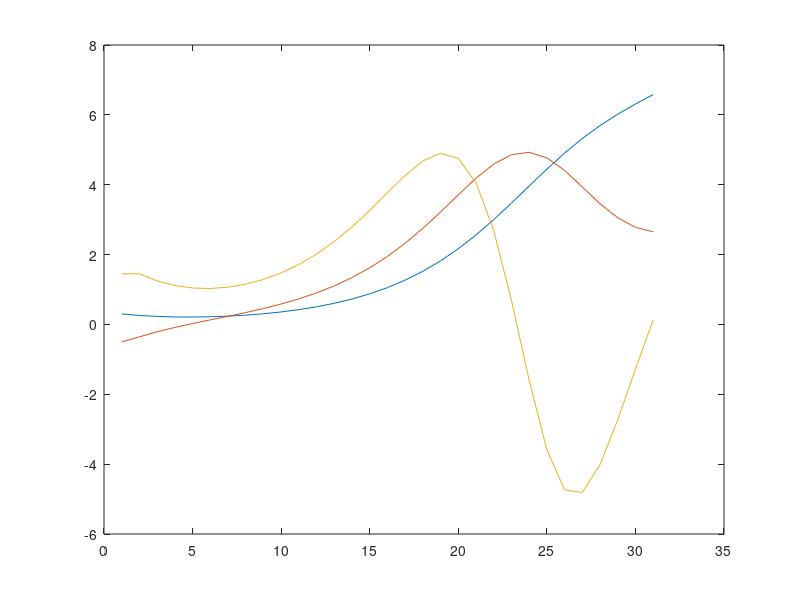
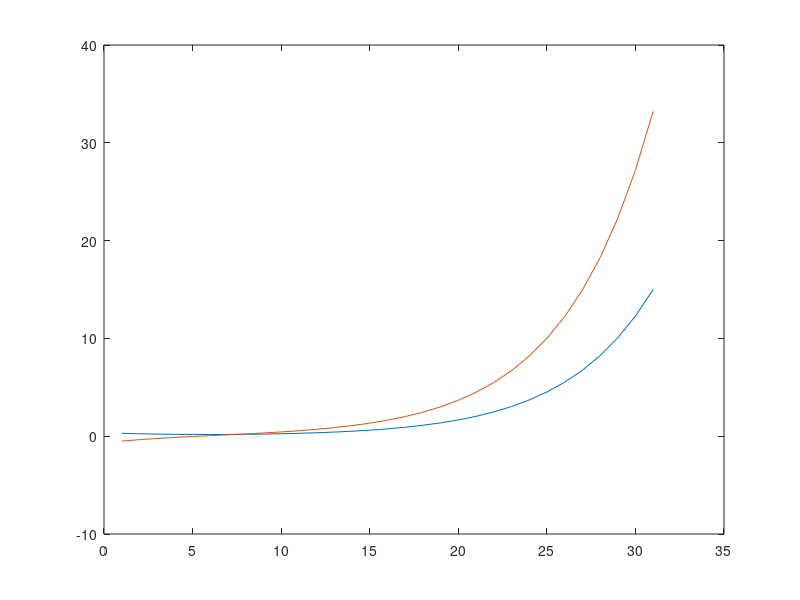

These charts were generated, in order, by the following MATLAB code:
timestep = 0.1;
g = 9.81;
l = 2;

%% task1
%initialization 
theta = [0.3];
omega = [-0.5];
omega_dot = [sin(theta(1)) * g/l];

for i=1:30
    omega(i+1)= omega(i) + timestep * omega_dot(i);
    theta(i+1)= theta(i) + timestep * omega(i) +timestep*timestep/l * omega_dot(i);
    omega_dot(i+1)= sin(theta(i)) * g / l;
    
end

figure(1);
plot(theta);
hold on
plot(omega);
plot(omega_dot);
hold off

%% task2
%initialization 
theta = [0.3];
omega = [-0.5];

for i=1:30
    omega(i+1)= omega(i) + g / l * timestep * theta(i);
    theta(i+1)= theta(i) + timestep * omega(i); 
end

figure(2);
plot(theta);
hold on
plot(omega);
hold off




